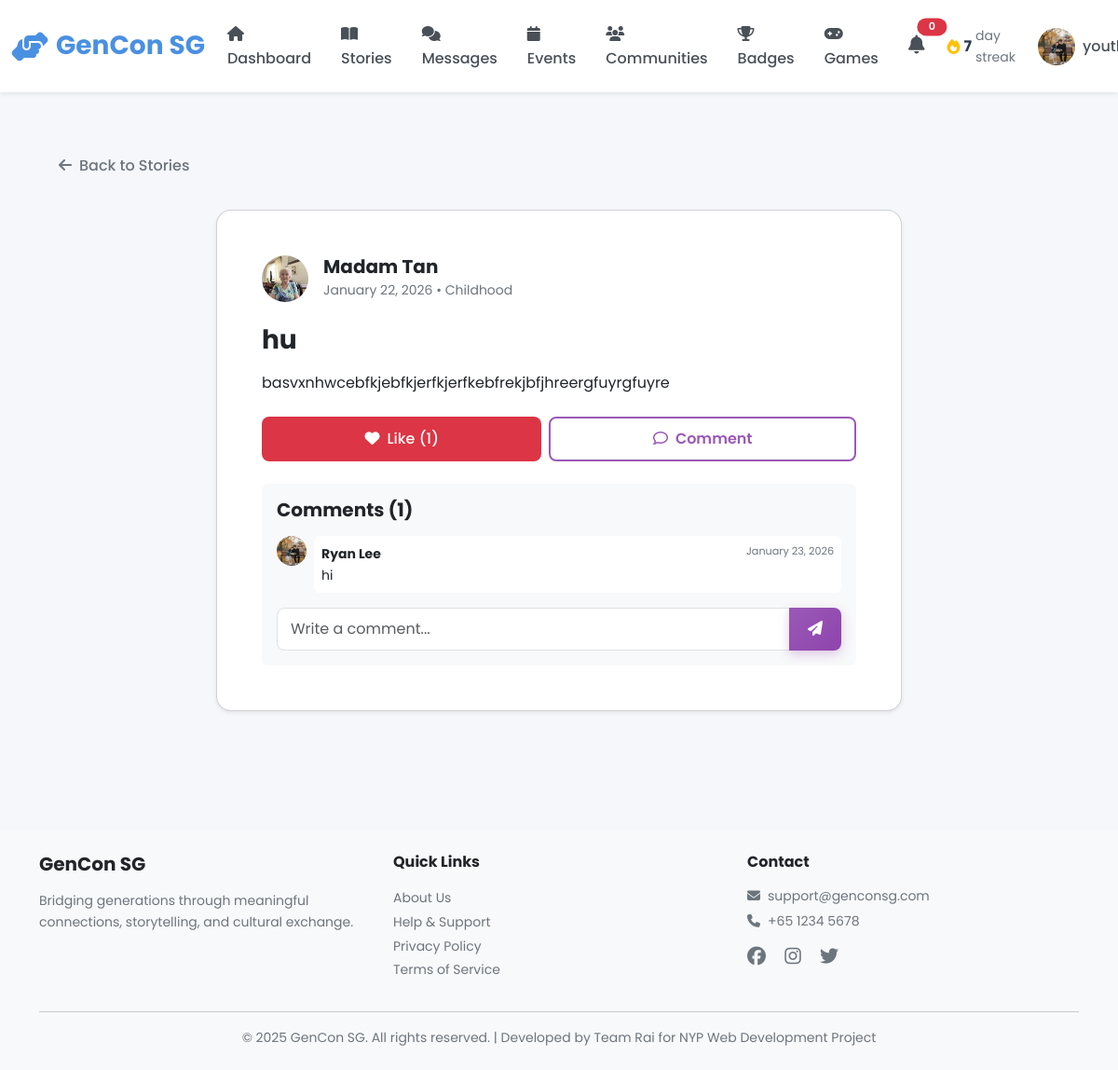
Screenshot of /youth/story/1 (signed in) with the database file from the repository.
### models.py (models this page shows, shortened)
class User(db.Model):
    __tablename__ = 'users'
    id = db.Column(db.Integer, primary_key=True)
    username = db.Column(db.String(80), unique=True, nullable=False, index=True)
    password_hash = db.Column(db.String(255), nullable=False)
    email = db.Column(db.String(120), unique=True, nullable=False, index=True)
    full_name = db.Column(db.String(120), nullable=False)
    phone = db.Column(db.String(20))
    age = db.Column(db.Integer, nullable=False)
    bio = db.Column(db.Text)  # User biography
    school = db.Column(db.String(255))  # School or organization for youth
    role = db.Column(db.String(20), nullable=False)  # 'senior', 'youth', or 'admin'
    profile_picture = db.Column(db.String(255), default='images/default-avatar.png')
    disable_reason = db.Column(db.Text)
    interests_json = db.Column(db.Text)  # Stores interests as JSON array
    languages_json = db.Column(db.Text)  # Stores languages as JSON array
    accessibility_settings_json = db.Column(db.Text)  # Stores settings as JSON object
    created_at = db.Column(db.DateTime, default=datetime.utcnow, nullable=False)
    last_active = db.Column(db.DateTime, default=datetime.utcnow, nullable=False)
    is_active = db.Column(db.Boolean, default=True)
    stories = db.relationship('Story', back_populates='user', lazy='dynamic')
    sent_messages = db.relationship('Message', foreign_keys='Message.sender_id',
                                   back_populates='sender', lazy='dynamic')
    received_messages = db.relationship('Message', foreign_keys='Message.recipient_id',
                                       back_populates='recipient', lazy='dynamic')
    senior_pairs = db.relationship('Pair', foreign_keys='Pair.senior_id',
                                   back_populates='senior', lazy='dynamic')
    youth_pairs = db.relationship('Pair', foreign_keys='Pair.youth_id',
                                 back_populates='youth', lazy='dynamic')
    streak = db.relationship('Streak', back_populates='user', uselist=False)
    badges = db.relationship('Badge', back_populates='user', lazy='dynamic')
    checkins = db.relationship('Checkin', back_populates='user', lazy='dynamic')
    @property
    def interests(self):
        """Get interests as Python list from JSON string."""
        if self.interests_json:
            return json.loads(self.interests_json)
        return []
    @interests.setter
    def interests(self, value):
        """Set interests from Python list, store as JSON string."""
        self.interests_json = json.dumps(value)
    @property
    def languages(self):
        """Get languages as Python list from JSON string."""
        if self.languages_json:
            return json.loads(self.languages_json)
        return []
    @languages.setter
    def languages(self, value):
        """Set languages from Python list, store as JSON string."""
        self.languages_json = json.dumps(value)
    @property
    def accessibility_settings(self):
        """Get accessibility settings as Python dict from JSON string."""
        if self.accessibility_settings_json:
            return json.loads(self.accessibility_settings_json)
        return {}

class Story(db.Model):
    __tablename__ = 'stories'
    id = db.Column(db.Integer, primary_key=True)
    user_id = db.Column(db.Integer, db.ForeignKey('users.id'), nullable=False, index=True)
    title = db.Column(db.String(200), nullable=False)
    content = db.Column(db.Text, nullable=False)
    category = db.Column(db.String(50), nullable=False)  # 5 categories
    photo_url = db.Column(db.String(255))  # Optional photo
    audio_url = db.Column(db.String(255))  # Optional voice recording
    created_at = db.Column(db.DateTime, default=datetime.utcnow, nullable=False, index=True)
    updated_at = db.Column(db.DateTime, default=datetime.utcnow, onupdate=datetime.utcnow)
    user = db.relationship('User', back_populates='stories')
    reactions = db.relationship('StoryReaction', back_populates='story',
                               lazy='dynamic', cascade='all, delete-orphan')
    comments = db.relationship('StoryComment', back_populates='story',
                              lazy='dynamic', cascade='all, delete-orphan')

class StoryComment(db.Model):
    __tablename__ = 'story_comments'
    id = db.Column(db.Integer, primary_key=True)
    story_id = db.Column(db.Integer, db.ForeignKey('stories.id'), nullable=False, index=True)
    user_id = db.Column(db.Integer, db.ForeignKey('users.id'), nullable=False, index=True)
    content = db.Column(db.Text, nullable=False)
    created_at = db.Column(db.DateTime, default=datetime.utcnow, nullable=False)
    story = db.relationship('Story', back_populates='comments')
    user = db.relationship('User')

### blueprints/youth.py (the view)
@youth_bp.route('/story/<int:story_id>')
@login_required
def story_detail(story_id):
    story = Story.query.get_or_404(story_id)
    return render_template('youth/story_detail.html', story=story)

### app.py (called while the page is built)
@app.context_processor
def inject_user():
    user_streak = 0
    if 'user_id' in session:
        from models import Streak
        streak = Streak.query.filter_by(user_id=session['user_id']).first()
        if streak:
            user_streak = streak.current_streak
    return dict(session=session, user_streak=user_streak)

@app.after_request
def add_security_headers(response):
    csp = (
        "default-src 'self'; "
        "script-src 'self' 'unsafe-inline' 'unsafe-eval' blob: https://cdn.jsdelivr.net https://cdnjs.cloudflare.com; "
        "style-src 'self' 'unsafe-inline' https://cdn.jsdelivr.net https://cdnjs.cloudflare.com https://fonts.googleapis.com; "
        "font-src 'self' https://cdnjs.cloudflare.com https://fonts.gstatic.com; "
        "img-src 'self' data: blob: https:; "
        "connect-src 'self' ws: wss: https://cdn.jsdelivr.net https://cdnjs.cloudflare.com; "
        "worker-src 'self' blob:;"
    )
    response.headers['Content-Security-Policy'] = csp
    return response

@app.template_filter('timeago')
def timeago_filter(date):
    from datetime import datetime
    now = datetime.utcnow()
    diff = now - date
    seconds = diff.total_seconds()
    if seconds < 60:
        return 'Just now'
    elif seconds < 3600:
        minutes = int(seconds / 60)
        return f'{minutes} minute{"s" if minutes != 1 else ""} ago'
    elif seconds < 86400:
        hours = int(seconds / 3600)
        return f'{hours} hour{"s" if hours != 1 else ""} ago'
    elif seconds < 604800:
        days = int(seconds / 86400)
        return f'{days} day{"s" if days != 1 else ""} ago'
    else:
        return (date + timedelta(hours=8)).strftime('%B %d, %Y')

@app.template_filter('fix_pfp')
def fix_pfp_filter(path):
    if not path:
        return 'images/default-avatar.png'
    if path.startswith('images/'):
        return path
    if path.startswith('http'):
        return path
    return f'images/{path}'

### blueprints/youth.py (called while the page is built)
def login_required(f):
    @wraps(f)
    def decorated_function(*args, **kwargs):
        if 'user_id' not in session:
            flash('Please login to access this page', 'warning')
            return redirect(url_for('auth.login', role='youth'))
        if session.get('role') != 'youth':
            flash('Access denied. Youth account required.', 'danger')
            return redirect(url_for('index'))
        return f(*args, **kwargs)
    return decorated_function

### templates/youth/story_detail.html (shortened to what this page needs)
{% extends "base.html" %}
{% block body_class %}youth-dashboard{% endblock %}
{% block content %}
<div class="container py-4">
    <div class="mb-4">
        <a href="{{ url_for('youth.story_feed') }}" class="btn btn-outline-secondary">
            <i class="fas fa-arrow-left me-2"></i>Back to Stories
        </a>
    </div>
    <div class="row justify-content-center">
        <div class="col-lg-8">
            <div class="card shadow-sm">
                <div class="card-body p-4">
                    <div class="d-flex align-items-center mb-4">
                        <a href="{{ url_for('youth.public_profile', user_id=story.user.id) }}">
                            <img src="{{ url_for('static', filename=story.user.profile_picture|fix_pfp) }}" class="rounded-circle me-3" style="width: 50px; height: 50px; object-fit: cover;">
                        </a>
                        <div>
                            <a href="{{ url_for('youth.public_profile', user_id=story.user.id) }}" class="text-decoration-none text-dark">
                                <h5 class="mb-0 fw-bold">{{ story.user.full_name }}</h5>
                            </a>
                            <small class="text-muted">{{ story.created_at|timeago }} • {{ story.category }}</small>
                        </div>
                    </div>
                    <h2 class="h3 fw-bold mb-3">{{ story.title }}</h2>
                    <div class="card-text mb-4" style="white-space: pre-line;">{{ story.content }}</div>
                    <div class="d-flex gap-2 mb-4">
                        {% set user_liked = story.reactions.filter_by(user_id=session.user_id, reaction_type='heart').first() is not none %}
                        <button class="btn {{ 'btn-danger' if user_liked else 'btn-outline-danger' }} flex-grow-1" onclick="reactToStory({{ story.id }}, 'heart')">
                            <i class="{{ 'fas' if user_liked else 'far' }} fa-heart me-2"></i>Like ({{ story.reactions.count() }})
                        </button>
                        <button class="btn btn-outline-primary flex-grow-1" onclick="document.getElementById('commentInput').focus()">
                            <i class="far fa-comment me-2"></i>Comment
                        </button>
                    </div>
                    <div class="bg-light p-3 rounded">
                        <h5 class="mb-3">Comments ({{ story.comments.count() }})</h5>
                        <div class="comments-list mb-3">
                            {% for comment in story.comments %}
                            <div class="d-flex mb-3">
                                <img src="{{ url_for('static', filename=comment.user.profile_picture|fix_pfp) }}" class="rounded-circle me-2" style="width: 32px; height: 32px; object-fit: cover;">
                                <div class="bg-white p-2 rounded w-100">
                                    <div class="d-flex justify-content-between">
                                        <strong class="small">{{ comment.user.full_name }}</strong>
                                        <small class="text-muted" style="font-size: 0.7rem;">{{ comment.created_at|timeago }}</small>
                                    </div>
                                    <p class="mb-0 small">{{ comment.content }}</p>
                                </div>
                            </div>
                            {% endfor %}
                        </div>
                        <form onsubmit="postComment(event, {{ story.id }})">
                            <div class="input-group">
                                <input type="text" id="commentInput" class="form-control" placeholder="Write a comment..." required>
                                <button class="btn btn-primary" type="submit">
                                    <i class="fas fa-paper-plane"></i>
                                </button>
                            </div>
                        </form>
                    </div>
                </div>
            </div>
        </div>
    </div>
</div>
{% endblock %}

### static/css/main.css (style rules this page uses)
:root { --primary-color: #4A90E2; --primary-hover: #357ABD; --secondary-color: #7B68EE; --success-color: #28A745; --warning-color: #FFC107; --danger-color: #DC3545; --info-color: #17A2B8; --senior-primary: #E67E22; --senior-secondary: #2ECC71; --senior-accent: #F39C12; --youth-primary: #9B59B6; --youth-secondary: #3498DB; --youth-accent: #E74C3C; --admin-primary: #34495E; --admin-secondary: #16A085; --admin-accent: #E67E22; --white: #FFFFFF; --black: #000000; --gray-100: #F8F9FA; --gray-200: #E9ECEF; --gray-300: #DEE2E6; --gray-400: #CED4DA; --gray-500: #ADB5BD; --gray-600: #6C757D; --gray-700: #495057; --gray-800: #343A40; --gray-900: #212529; --font-family: 'Poppins', -apple-system, BlinkMacSystemFont, 'Segoe UI', sans-serif; --font-size-base: 16px; --font-size-sm: 14px; --font-size-lg: 18px; --font-size-xl: 20px; --font-size-xxl: 24px; --font-weight-light: 300; --font-weight-normal: 400; --font-weight-medium: 500; --font-weight-semibold: 600; --font-weight-bold: 700; --spacing-xs: 0.25rem; --spacing-sm: 0.5rem; --spacing-md: 1rem; --spacing-lg: 1.5rem; --spacing-xl: 2rem; --spacing-xxl: 3rem; --border-radius-sm: 0.25rem; --border-radius-md: 0.5rem; --border-radius-lg: 1rem; --border-radius-xl: 1.5rem; --border-radius-pill: 50rem; --shadow-sm: 0 1px 2px rgba(0, 0, 0, 0.05); --shadow-md: 0 4px 6px rgba(0, 0, 0, 0.1); --shadow-lg: 0 10px 15px rgba(0, 0, 0, 0.15); --shadow-xl: 0 20px 25px rgba(0, 0, 0, 0.2); --transition-fast: 150ms ease-in-out; --transition-base: 300ms ease-in-out; --transition-slow: 500ms ease-in-out; --z-dropdown: 1000; --z-sticky: 1020; --z-fixed: 1030; --z-modal-backdrop: 1040; --z-modal: 1050; --z-popover: 1060; --z-tooltip: 1070; }
* { margin: 0; padding: 0; box-sizing: border-box; }
a { text-decoration: none; color: inherit; transition: color var(--transition-fast); }
img { max-width: 100%; height: auto; display: block; }
body { font-family: var(--font-family); font-size: var(--font-size-base); font-weight: var(--font-weight-normal); line-height: 1.6; color: var(--gray-900); background-color: var(--gray-100); overflow-x: hidden; }
h1, h2, h3, h4, h5, h6 { font-weight: var(--font-weight-bold); line-height: 1.2; margin-bottom: var(--spacing-md); color: var(--gray-900); }
h2 { font-size: 2rem; }
h5 { font-size: 1.25rem; }
p { margin-bottom: var(--spacing-md); }
.text-muted { color: var(--gray-600) !important; }
.btn { display: inline-block; font-weight: var(--font-weight-medium); text-align: center; white-space: nowrap; vertical-align: middle; user-select: none; border: 1px solid transparent; padding: 0.625rem 1.25rem; font-size: var(--font-size-base); line-height: 1.5; border-radius: var(--border-radius-md); transition: all var(--transition-base); cursor: pointer; }
.btn-primary { background-color: var(--primary-color); color: var(--white); border-color: var(--primary-color); }
.btn-danger { background-color: var(--danger-color); color: var(--white); }
.btn-outline-primary { color: var(--primary-color); border-color: var(--primary-color); background-color: transparent; }
.card { background-color: var(--white); border-radius: var(--border-radius-lg); box-shadow: var(--shadow-md); padding: var(--spacing-lg); margin-bottom: var(--spacing-lg); transition: all var(--transition-base); }
.card-body { padding: var(--spacing-md) 0; }
.form-control { display: block; width: 100%; padding: 0.625rem 0.875rem; font-size: var(--font-size-base); font-weight: var(--font-weight-normal); line-height: 1.5; color: var(--gray-900); background-color: var(--white); border: 1px solid var(--gray-300); border-radius: var(--border-radius-md); transition: border-color var(--transition-fast); }
.mb-3 { margin-bottom: var(--spacing-md); }
.mb-4 { margin-bottom: var(--spacing-lg); }
.p-2 { padding: var(--spacing-sm); }
.p-3 { padding: var(--spacing-md); }
.p-4 { padding: var(--spacing-lg); }
.d-flex { display: flex; }
.justify-content-center { justify-content: center; }
.justify-content-between { justify-content: space-between; }
.align-items-center { align-items: center; }
.gap-2 { gap: var(--spacing-sm); }
.fw-bold { font-weight: var(--font-weight-bold); }
.rounded { border-radius: var(--border-radius-md); }
.rounded-circle { border-radius: 50%; }
.shadow-sm { box-shadow: var(--shadow-sm); }

### rows the page displays
User: profile_picture (picture), user.full_name "Madam Tan"
Story: created_at "January 22, 2026", category "Childhood", title "hu", content "basvxnhwcebfkjebfkjerfkjerfkebfrekjbfjhreergfuyrgfuyre"
StoryComment: profile_picture (picture), user.full_name "Ryan Lee", created_at "January 23, 2026", content "hi"

### other values shown
{{ user_streak|default(0) }} "7"
{{ story.reactions.count() }} "1"
{{ story.comments.count() }} "1"
